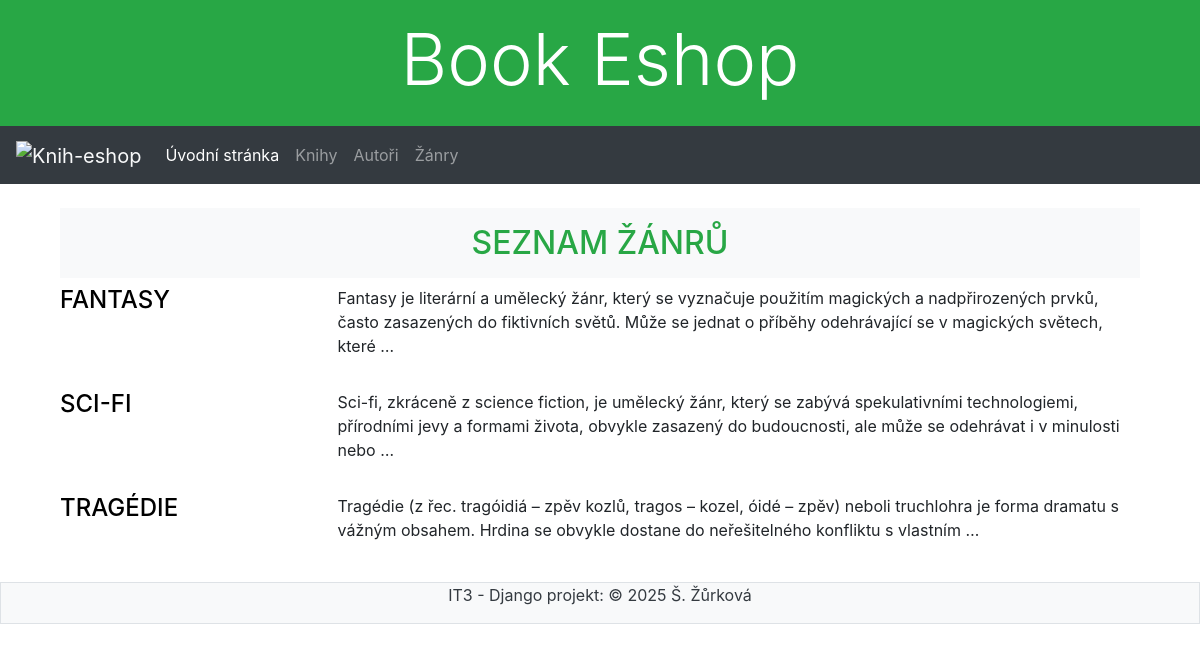
/eshop/zanry, run on the app's committed database.
### eshop/models.py (models this page shows, shortened)
class Zanr(models.Model):
    nazev = models.CharField(max_length=40, verbose_name='Název žánru', help_text='Zadejte název žánru')
    popis = models.TextField(blank=True, null=True, verbose_name='Popis žánru')
    class Meta:
        ordering = ['nazev']
        verbose_name = 'Žánr'
        verbose_name_plural = 'Žánry'

### eshop/views.py (the view)
# urls.py: path('zanry', views.zanry, name='zanry'),
def zanry(request):
    context = {
        'nadpis' : 'Seznam žánrů',
        'zanry' : Zanr.objects.all()
    }
    return render(request, 'zanry.html', context=context)

### eshop/templates/zanry.html
{% extends 'base.html' %}
{% block content %}
        <div class="col-lg-12 mt-4 mb-4">
            <h2 class="bg-light text-success text-center text-uppercase p-3">{{ nadpis }}</h2>
            {% for zanr in zanry %}
            <div class="row mb-3">
                <div class="col-lg-3 text-uppercase">
                    <h4><a href="{% url 'zanr_detail' zanr.pk %}">{{ zanr.nazev }}</a></h4>
                </div>
                <div class="col-lg-9">
                    <p>{{ zanr.popis|truncatewords:30 }}</p>
                </div>
            </div>
            {% endfor %}
        </div>
{% endblock %}

### eshop/static/css/styles.css (style rules this page uses)
a:link { color: black; text-decoration: none; }

### data on the page
Zanr: nazev "FANTASY", popis "Fantasy je literární a umělecký žánr, který se vyznačuje použitím magických a nadpřirozených prvků, často zasazených do fiktivních světů. Může se jednat o příběhy odehrávající se v magických světech, které …"
Zanr: nazev "SCI-FI", popis "Sci-fi, zkráceně z science fiction, je umělecký žánr, který se zabývá spekulativními technologiemi, přírodními jevy a formami života, obvykle zasazený do budoucnosti, ale může se odehrávat i v minulosti nebo …"
Zanr: nazev "TRAGÉDIE", popis "Tragédie (z řec. tragóidiá – zpěv kozlů, tragos – kozel, óidé – zpěv) neboli truchlohra je forma dramatu s vážným obsahem. Hrdina se obvykle dostane do neřešitelného konfliktu s vlastním …"

### other printed values
{{ nadpis }} "SEZNAM ŽÁNRŮ"
